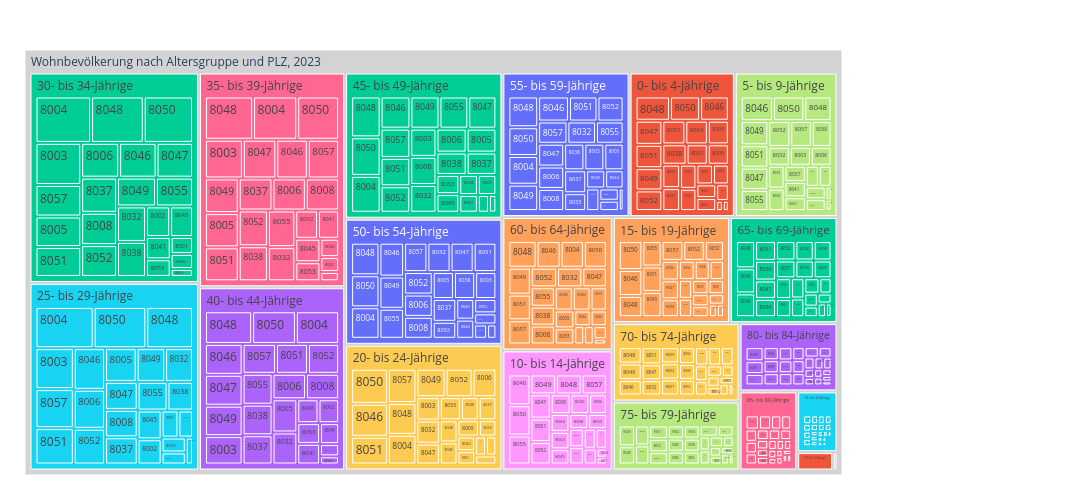

Source (notebook cell):
### Code cell
myHeaderTitle="Wohnbevölkerung nach Altersgruppe und PLZ, "+data_max_date

fig = px.treemap(myTreemapAgg.reset_index(), path=[px.Constant(myHeaderTitle)
                ,'AlterV05Lang', 'PLZ']
                 , values='sum_AnzBestWir'
                 , color='AlterV05Lang'
                 ## bei discrete scales (bei Klassen und Strings):                 
                , color_discrete_map={'(?)':'lightgrey','Deutschland':'gold', 'Schweiz':'#FF3030', 'Türkei':'#EE3B3B', 'Serbien':'#A2CD5A','Kosovo':'#CAFF70','Österreich':'orange','Italien':'#104E8B','AL':'deeppink','SVP':'forestgreen', 'FL ZÜRI':'#8B864E','Volt':'#lightblue' }             
                 ## bei continuous scales (bei Zahlenwerten):
                , color_continuous_scale='cividis'
                #, color_continuous_midpoint=np.average(df['AnzBestWir'], weights=df['AnzBestWir'])  
                 ,height=500
                 ,width=1300                 
                )
fig.update_traces(root_color="grey")
fig.update_layout(margin = dict(t=50, l=25, r=250, b=25))
#Was soll beim hoovern angezeigt werden?
fig.data[0].hovertemplate = '%{label}<br><br>AnzPers:<br>%{value}<extra></extra>'



fig.show()

### Figure 1 — Plotly figure (JSON) as saved in the notebook; plotly's stock layout.template omitted (floating-point values rounded to 4 significant figures; data arrays with more than 128 entries replaced by an {"elided": "..."} marker saying what was removed)
{"data": [{"branchvalues": "total", "customdata": {"elided": "548x1 str values"}, "domain": {"x": [0, 1], "y": [0, 1]}, "hovertemplate": "%{label}<br><br>AnzPers:<br>%{value}<extra></extra>", "ids": {"elided": "548 str values"}, "labels": {"elided": "548 str values"}, "marker": {"colors": {"elided": "548 str values"}}, "name": "", "parents": {"elided": "548 str values"}, "root": {"color": "grey"}, "type": "treemap", "values": {"elided": "548 int values"}}], "layout": {"height": 500, "legend": {"tracegroupgap": 0}, "margin": {"b": 25, "l": 25, "r": 250, "t": 50}, "width": 1300}}
